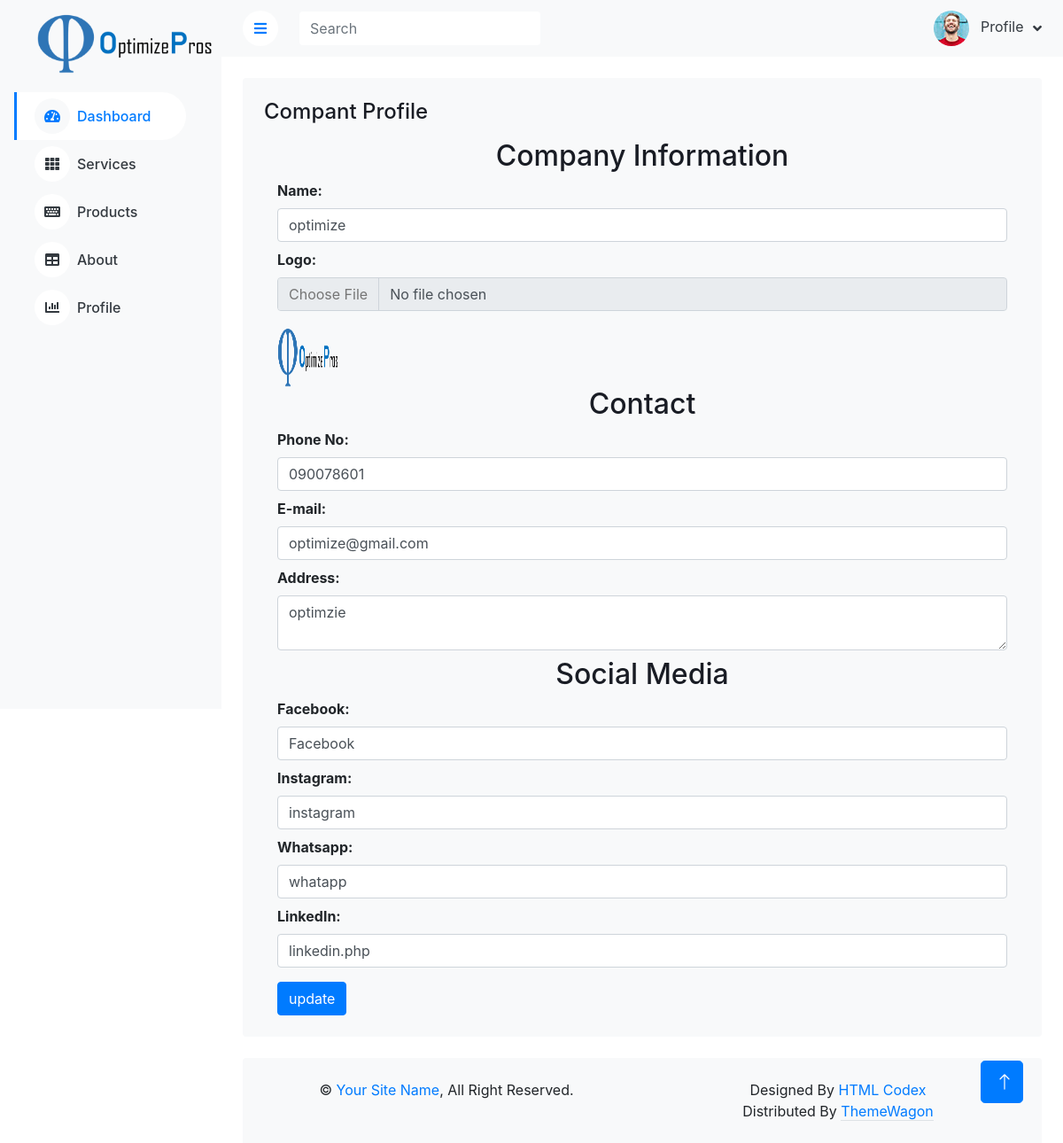
The page /dashboard/companyprofile.php (signed in) on the database its author committed.
### tables this page shows
CREATE TABLE `companyprofile` (
  `id` int(11) NOT NULL,
  `name` varchar(100) NOT NULL,
  `logo` varchar(255) NOT NULL,
  `phone` varchar(100) NOT NULL,
  `email` varchar(140) NOT NULL,
  `address` varchar(200) NOT NULL,
  `facebook` varchar(100) NOT NULL,
  `instagram` varchar(100) NOT NULL,
  `whatsapp` varchar(100) NOT NULL,
  `linkedin` varchar(100) NOT NULL
);

### dashboard/companyprofile.php (the view, shortened to what this page needs)
<?php
include('header.php');
$query = $con->query('select * from companyprofile');
while ($row = $query->fetch_assoc()) {
?>
    <div class="container-fluid pt-4 px-4">
        <div class="row g-4">
            <div class="col-12">
                <div class="bg-light rounded h-100 p-4">
                    <h4 class="mb-3">Compant Profile</h4>
                    <div class="container-fluid">
                    <form method="POST" action="./Queries.php" enctype="multipart/form-data">
                            <div class="form-group">
                                <h2 class="text-center">Company Information</h2>
                                <label class="fw-bold">Name:</label>
                                <input type="text" value="<?php echo $row['name']; ?>" class="form-control mb-2" placeholder=" Name" name="name">
                                <label class="fw-bold">Logo:</label>
                               <input type="file" class="form-control mb-3" name="fileToUpload" value="<?php echo $row['logo']; ?>" />
                                <img src="./images/logo/<?php echo $row['logo'];?>" width="70px" height="70px">
                                <h2 class="text-center">Contact</h2>
                                <label class="fw-bold">Phone No:</label><br>
                                <input type="text" class="form-control mb-2" placeholder="Ph no." name="phone" value="<?php echo $row['phone']; ?>">
                                <label class="fw-bold">E-mail:</label><br>
                                <input type="email" class="form-control mb-2" placeholder="E-mail" name="email" value="<?php echo $row['email']; ?>">
                                <label class="fw-bold ">Address:</label>
                                <textarea class="form-control mb-2" name="address"><?php echo htmlspecialchars($row['address']); ?></textarea>
                                <h2 class="text-center">Social Media</h2>
                                <label class="fw-bold">Facebook:</label><br>
                                <input type="text" class="form-control mb-2" placeholder="www.facebook.com" name="fb" value="<?php echo $row['facebook']; ?>">
                                <label class="fw-bold">Instagram:</label><br>
                                <input type="text" class="form-control mb-2" placeholder="www.instagram.com" name="insta" value="<?php echo $row['instagram']; ?>">
                                <label class="fw-bold">Whatsapp:</label><br>
                                <input type="text" class="form-control mb-2" placeholder="Whatsapp Number" name="whatsapp" value="<?php echo $row['whatsapp']; ?>">
                                <label class="fw-bold">LinkedIn:</label><br>
                                <input type="text" class="form-control mb-2" placeholder="www.linkedin.com" name="linkedin" value="<?php echo $row['linkedin']; ?>">
                            </div>
                            <button type="submit" class="btn btn-primary text-end" name="companyProfileUpdate">update</button>
                        <?php
                          }
                        ?>
                        </form>
                    </div>
                </div>
            </div>
        </div>
    </div>
    <?php
    include('footer.php');
    ?>

### dashboard/header.php (shortened to what this page needs)
<?php
include('db.php');
?>
<!DOCTYPE html>
<html lang="en">
<head>
    <link href="https://cdnjs.cloudflare.com/ajax/libs/font-awesome/5.10.0/css/all.min.css" rel="stylesheet">
    <link href="https://cdn.jsdelivr.net/npm/bootstrap-icons@1.4.1/font/bootstrap-icons.css" rel="stylesheet">
    <link href="lib/owlcarousel/assets/owl.carousel.min.css" rel="stylesheet">
    <link href="lib/tempusdominus/css/tempusdominus-bootstrap-4.min.css" rel="stylesheet" />
    <link href="css/bootstrap.min.css" rel="stylesheet">
    <link href="css/style.css" rel="stylesheet">
    <link rel="stylesheet" href="https://stackpath.bootstrapcdn.com/bootstrap/4.3.1/css/bootstrap.min.css">
</head>
<body>
    <div class="container-xxl position-relative bg-white d-flex p-0">
        <?php
        $query = $con->query('select logo from companyprofile');
        while ($row = $query->fetch_assoc()) {
        ?>
            <div class="sidebar pe-4 pb-3">
                <nav class="navbar bg-light navbar-light">
                    <a href="index.html" class="navbar-brand mx-4 mb-3">
                        <img src="images/logo/<?php echo $row['logo']; ?>" alt="" srcset="" height="70px">
                    </a>
                <?php
            }
                ?>
                <div class="navbar-nav w-100">
                    <a href="index.php" class="nav-item nav-link active"><i class="fa fa-tachometer-alt me-2"></i>Dashboard</a>
                    <a href="services.php" class="nav-item nav-link"><i class="fa fa-th me-2"></i>Services</a>
                    <a href="product.php" class="nav-item nav-link"><i class="fa fa-keyboard me-2"></i>Products</a>
                    <a href="about.php" class="nav-item nav-link"><i class="fa fa-table me-2"></i>About</a>
                    <a href="companyprofile.php" class="nav-item nav-link"><i class="fa fa-chart-bar me-2"></i>Profile</a>
                </div>
                </nav>
            </div>
            <div class="content">
                <nav class="navbar navbar-expand bg-light navbar-light sticky-top px-4 py-0">
                    <a href="#" class="sidebar-toggler flex-shrink-0">
                        <i class="fa fa-bars"></i>
                    </a>
                    <form class="d-none d-md-flex ms-4">
                        <input class="form-control border-0" type="search" placeholder="Search">
                    </form>
                    <div class="navbar-nav align-items-center ms-auto">
                        <div class="nav-item dropdown">
                            <a href="#" class="nav-link dropdown-toggle" data-bs-toggle="dropdown">
                                <img class="rounded-circle me-lg-2" src="images/user/user.jpg" alt="" style="width: 40px; height: 40px;">
                                <span class="d-none d-lg-inline-flex">Profile</span>
                            </a>
                        </div>
                    </div>
                </nav>

### dashboard/css/style.css (style rules this page uses)
:root { --primary: #009CFF; --light: #F3F6F9; --dark: #191C24; }
.btn { transition: .5s; }
.btn.btn-primary { color: #FFFFFF; }
.sidebar { position: fixed; top: 0; left: 0; bottom: 0; width: 250px; height: 100vh; overflow-y: auto; background: var(--light); transition: 0.5s; z-index: 999; }
.content { margin-left: 250px; min-height: 100vh; background: #FFFFFF; transition: 0.5s; }
@media (min-width: 992px) { .sidebar { margin-left: 0; } }
@media (min-width: 992px) { .content { width: calc(100% - 250px); } }
.sidebar .navbar .navbar-nav .nav-link { padding: 7px 20px; color: var(--dark); font-weight: 500; border-left: 3px solid var(--light); border-radius: 0 30px 30px 0; outline: none; }
.sidebar .navbar .navbar-nav .nav-link:hover, .sidebar .navbar .navbar-nav .nav-link.active { color: var(--primary); background: #FFFFFF; border-color: var(--primary); }
.sidebar .navbar .navbar-nav .nav-link i { width: 40px; height: 40px; display: inline-flex; align-items: center; justify-content: center; background: #FFFFFF; border-radius: 40px; }
.sidebar .navbar .navbar-nav .nav-link:hover i, .sidebar .navbar .navbar-nav .nav-link.active i { background: var(--light); }
.content .navbar .navbar-nav .nav-link { margin-left: 25px; padding: 12px 0; color: var(--dark); outline: none; }
.content .navbar .sidebar-toggler, .content .navbar .navbar-nav .nav-link i { width: 40px; height: 40px; display: inline-flex; align-items: center; justify-content: center; background: #FFFFFF; border-radius: 40px; }
.content .navbar .dropdown-toggle::after { margin-left: 6px; vertical-align: middle; border: none; content: "\f107"; font-family: "Font Awesome 5 Free"; font-weight: 900; transition: .5s; }

### rows shown on the page
companyprofile: logo (picture), name "optimize", phone "090078601", email "optimize@gmail.com", address "optimzie", fb "Facebook", insta "instagram", whatsapp "whatapp", linkedin "linkedin.php"
